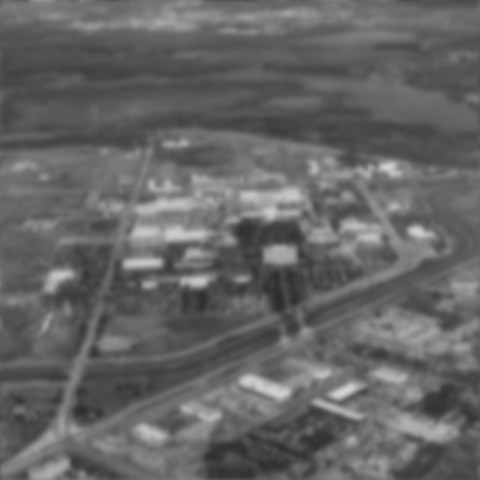
#> input picture lab6/Q6_2.tif, 480 x 480 px
$ python Q6_2_3.py
#> lines starting #> are read from the running program, lines starting #| are printed output that depends on the picture
import numpy as np
from PIL import Image
from matplotlib import pyplot as plt

from numpy.fft import fft2, ifft2, fftshift, ifftshift

# %% read in the image and do transform
Q6_2 = np.array(Image.open("Q6_2.tif"))
#> Q6_2 is the input picture: shape (480, 480); min 44, max 211, mean 101.2
row, col = Q6_2.shape
#> row = 480; col = 480
img_fourier = fftshift(fft2(Q6_2))

# %% generate degradation function
k = 0.0025
func = np.fromfunction(lambda mu, nu:
                       np.exp(-k * ((mu - row / 2) ** 2 + (nu - col / 2) ** 2) ** (5 / 6)),
                       (row, col))


# %% restore the image
def wiener(fourier=img_fourier, K=0.1):
    img_out_fourier = func ** 2 / func / (func ** 2 + K) * fourier
    img_out_view = np.log10(np.abs(fourier) + 1)
    img_out = np.abs(ifft2(ifftshift(img_out_fourier)))
    return img_out_fourier, img_out_view, img_out


_, img_out_view1, img_out1 = wiener(K=0.1)
_, img_out_view2, img_out2 = wiener(K=0.01)
_, img_out_view3, img_out3 = wiener(K=0.001)

plt.figure(figsize=(9.6, 6.4))
plt.subplot(231)
plt.imshow(img_out_view1, cmap='gray')
plt.title(
    'Fourier transform of\n'
    'the restored image\n'
    '(log transformed, $K = 0.1$)')
plt.subplot(234)
plt.imshow(img_out1, cmap='gray')
plt.title('Restored image')

plt.subplot(232)
plt.imshow(img_out_view2, cmap='gray')
plt.title(
    'Fourier transform of\n'
    'the restored image\n'
    '(log transformed, $K = 0.01$)')
plt.subplot(235)
plt.imshow(img_out2, cmap='gray')
plt.title('Restored image')

plt.subplot(233)
plt.imshow(img_out_view2, cmap='gray')
plt.title(
    'Fourier transform of\n'
    'the restored image\n'
    '(log transformed, $K = 0.001$)')
plt.subplot(236)
plt.imshow(img_out3, cmap='gray')
plt.title('Restored image')
plt.savefig('Q6_2_3.png')
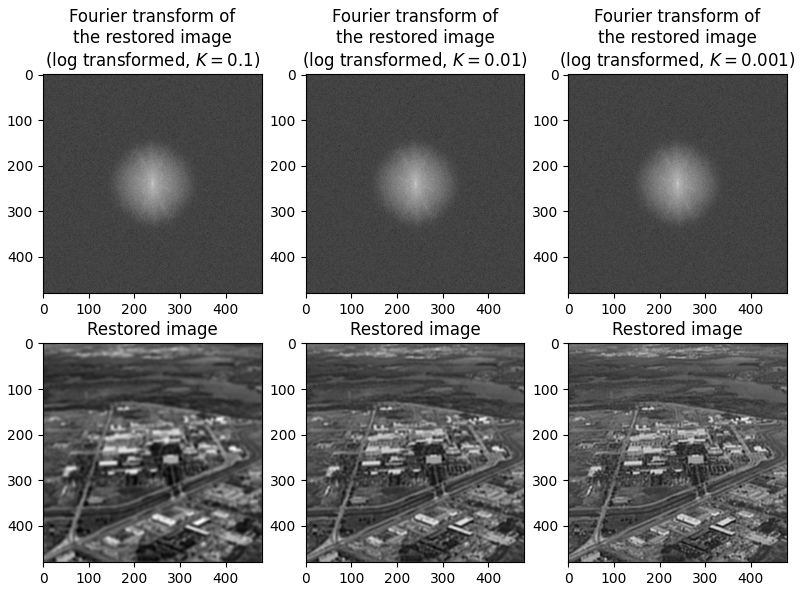
#> figure drawn by matplotlib, 6 panels
plt.show()
